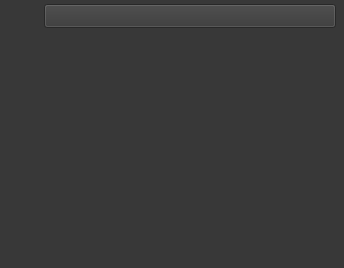
<?xml version="1.0" encoding="UTF-8"?>
<ui version="4.0">
 <class>SynthesizerChannelNodeWidget</class>
 <widget class="QWidget" name="SynthesizerChannelNodeWidget">
  <property name="geometry">
   <rect>
    <x>0</x>
    <y>0</y>
    <width>344</width>
    <height>268</height>
   </rect>
  </property>
  <property name="windowTitle">
   <string>Form</string>
  </property>
  <property name="styleSheet">
   <string notr="true">QWidget {
background-color: rgb(56, 56, 56);
color: rgb(208, 208, 208);
}</string>
  </property>
  <widget class="QPushButton" name="ExpandCollapsePushButton">
   <property name="geometry">
    <rect>
     <x>44</x>
     <y>4</y>
     <width>292</width>
     <height>24</height>
    </rect>
   </property>
   <property name="text">
    <string/>
   </property>
   <property name="checkable">
    <bool>true</bool>
   </property>
  </widget>
  <widget class="QWidget" name="MelodicTimbreWidget" native="true">
   <property name="geometry">
    <rect>
     <x>0</x>
     <y>28</y>
     <width>336</width>
     <height>240</height>
    </rect>
   </property>
  </widget>
  <widget class="QWidget" name="ChannelColorWidget" native="true">
   <property name="geometry">
    <rect>
     <x>4</x>
     <y>4</y>
     <width>16</width>
     <height>20</height>
    </rect>
   </property>
  </widget>
  <widget class="QWidget" name="ChannelIndicatorWidget" native="true">
   <property name="geometry">
    <rect>
     <x>24</x>
     <y>4</y>
     <width>16</width>
     <height>20</height>
    </rect>
   </property>
  </widget>
 </widget>
 <resources/>
 <connections/>
</ui>
